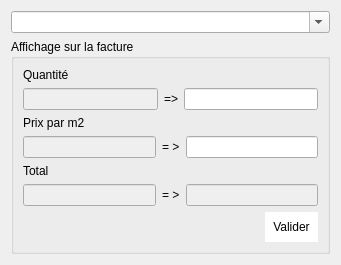
<?xml version="1.0" encoding="UTF-8"?>
<ui version="4.0">
 <class>Biz</class>
 <widget class="QDialog" name="Biz">
  <property name="geometry">
   <rect>
    <x>0</x>
    <y>0</y>
    <width>341</width>
    <height>255</height>
   </rect>
  </property>
  <property name="windowTitle">
   <string>Gestion de biz</string>
  </property>
  <property name="sizeGripEnabled">
   <bool>false</bool>
  </property>
  <layout class="QVBoxLayout" name="verticalLayout_5">
   <item>
    <widget class="QComboBox" name="produits">
     <property name="editable">
      <bool>true</bool>
     </property>
    </widget>
   </item>
   <item>
    <widget class="QGroupBox" name="options">
     <property name="title">
      <string>Affichage sur la facture</string>
     </property>
     <layout class="QVBoxLayout" name="verticalLayout_4">
      <item>
       <layout class="QVBoxLayout" name="verticalLayout">
        <item>
         <widget class="QLabel" name="label">
          <property name="text">
           <string>Quantité</string>
          </property>
         </widget>
        </item>
        <item>
         <layout class="QHBoxLayout" name="horizontalLayout">
          <item>
           <widget class="QLineEdit" name="qte">
            <property name="enabled">
             <bool>false</bool>
            </property>
           </widget>
          </item>
          <item>
           <widget class="QLabel" name="label_2">
            <property name="text">
             <string>=&gt;</string>
            </property>
           </widget>
          </item>
          <item>
           <widget class="QLineEdit" name="qte_biz"/>
          </item>
         </layout>
        </item>
       </layout>
      </item>
      <item>
       <layout class="QVBoxLayout" name="verticalLayout_2">
        <item>
         <widget class="QLabel" name="label_3">
          <property name="text">
           <string>Prix par m2</string>
          </property>
         </widget>
        </item>
        <item>
         <layout class="QHBoxLayout" name="horizontalLayout_2">
          <item>
           <widget class="QLineEdit" name="prix">
            <property name="enabled">
             <bool>false</bool>
            </property>
           </widget>
          </item>
          <item>
           <widget class="QLabel" name="label_4">
            <property name="text">
             <string>= &gt;</string>
            </property>
           </widget>
          </item>
          <item>
           <widget class="QLineEdit" name="prix_biz"/>
          </item>
         </layout>
        </item>
       </layout>
      </item>
      <item>
       <layout class="QVBoxLayout" name="verticalLayout_3">
        <item>
         <widget class="QLabel" name="label_5">
          <property name="text">
           <string>Total</string>
          </property>
         </widget>
        </item>
        <item>
         <layout class="QHBoxLayout" name="horizontalLayout_3">
          <item>
           <widget class="QLineEdit" name="total">
            <property name="enabled">
             <bool>false</bool>
            </property>
           </widget>
          </item>
          <item>
           <widget class="QLabel" name="label_6">
            <property name="text">
             <string>= &gt;</string>
            </property>
           </widget>
          </item>
          <item>
           <widget class="QLineEdit" name="total_biz">
            <property name="enabled">
             <bool>false</bool>
            </property>
           </widget>
          </item>
         </layout>
        </item>
       </layout>
      </item>
      <item>
       <layout class="QHBoxLayout" name="horizontalLayout_4">
        <item>
         <spacer name="horizontalSpacer_2">
          <property name="orientation">
           <enum>Qt::Horizontal</enum>
          </property>
          <property name="sizeHint" stdset="0">
           <size>
            <width>40</width>
            <height>20</height>
           </size>
          </property>
         </spacer>
        </item>
        <item>
         <widget class="QPushButton" name="pushButton">
          <property name="styleSheet">
           <string notr="true">background-color:white;
border:none;
padding:8px;</string>
          </property>
          <property name="text">
           <string>Valider</string>
          </property>
         </widget>
        </item>
       </layout>
      </item>
     </layout>
    </widget>
   </item>
   <item>
    <spacer name="verticalSpacer">
     <property name="orientation">
      <enum>Qt::Vertical</enum>
     </property>
     <property name="sizeHint" stdset="0">
      <size>
       <width>20</width>
       <height>40</height>
      </size>
     </property>
    </spacer>
   </item>
  </layout>
 </widget>
 <resources/>
 <connections/>
</ui>
